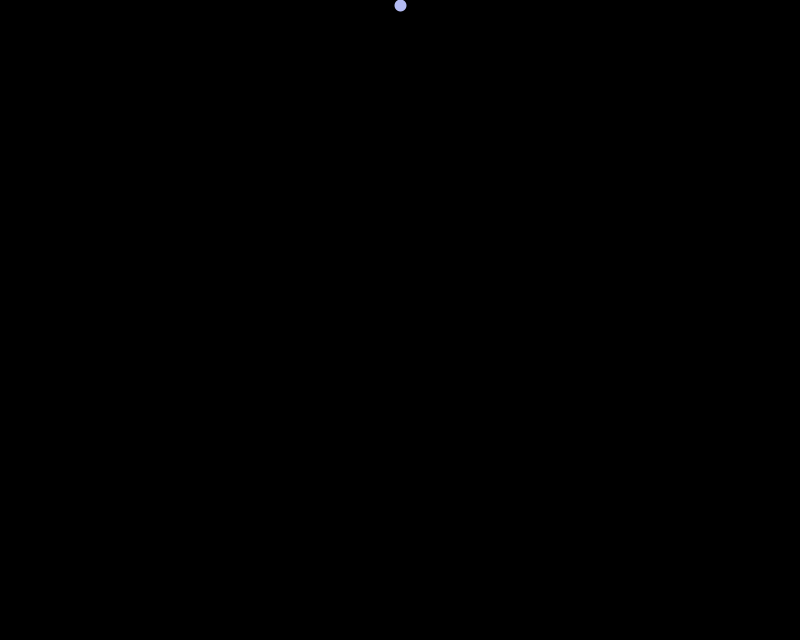
Frame 1 (no input)
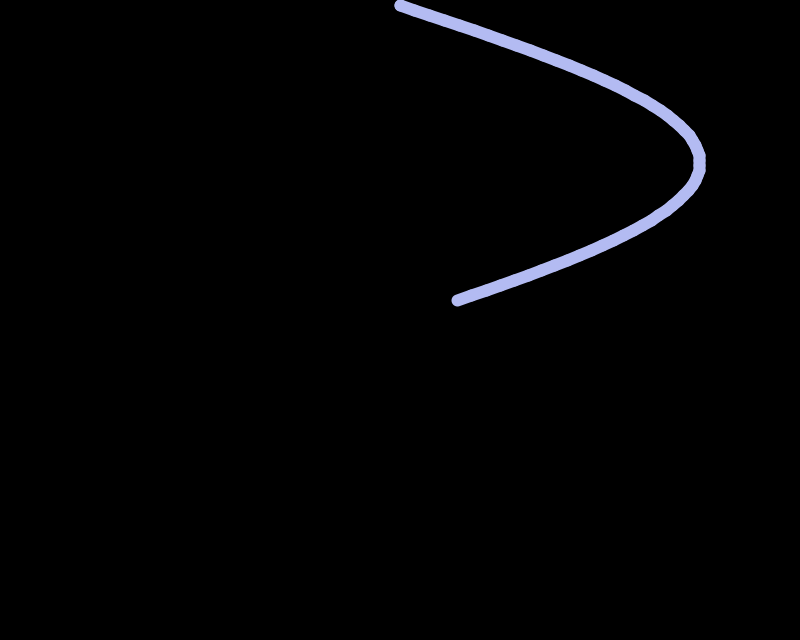
Frame 60 (the mouse pressed at the canvas centre just before this capture)
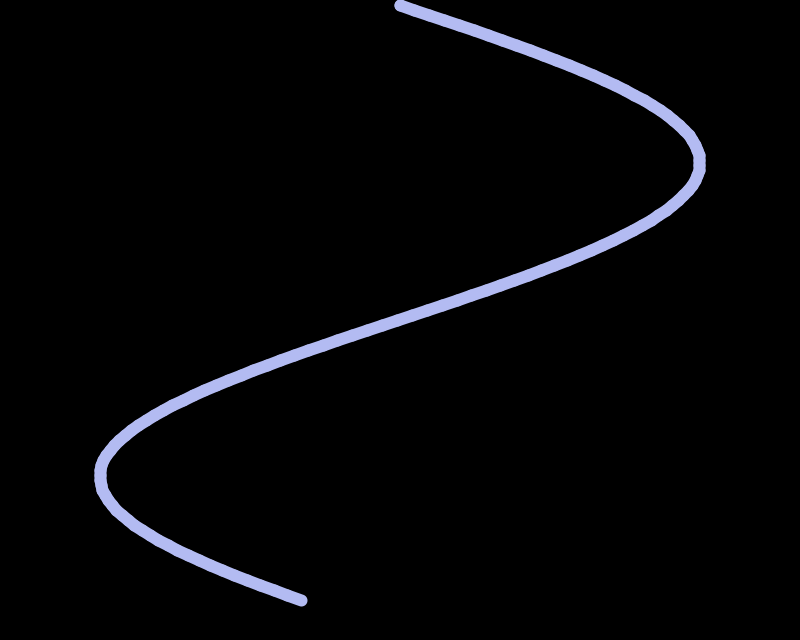
Frame 120 (the mouse held since frame 60 and released just before this capture)

The Processing sketch that drew these frames (run headless with seeded random() and noise(); from frame 60 on, the mouse is pressed at the canvas centre):

// Processing sketch: SineWave
// ── SineWave.pde
private PVector pos, oldPos;
float hipotenusa = 300.0;
float angle = 0.0;

void setup(){
  colorMode(HSB);
  background(0);
  size(800, 640);
  pos = new PVector(width/2, 0);
  oldPos = new PVector(0, 0);
  smooth();
  stroke(random(255), random(255), random(255));
}

void draw(){
  pos.y += 5;//cos(angle) * hipotenusa;
  pos.x = width/2 + sin(angle) * hipotenusa;
  
  
  if(oldPos.x == 0){
    oldPos.x = pos.x;
    oldPos.y = pos.y;
  }
  angle += 0.05;
  //hipotenusa += 0.1;
  //translate(width/2, pos.y);
  strokeWeight(12);
  line(pos.x, pos.y, oldPos.x, oldPos.y);
  oldPos = new PVector(pos.x, pos.y);
  if(pos.y > height){
    pos.y = 0;
    pos.x = width/2;
    pos.y = 0;
    oldPos = pos.copy();
    angle = 0;
    stroke(random(255), 255, 255);
    
  }
}
